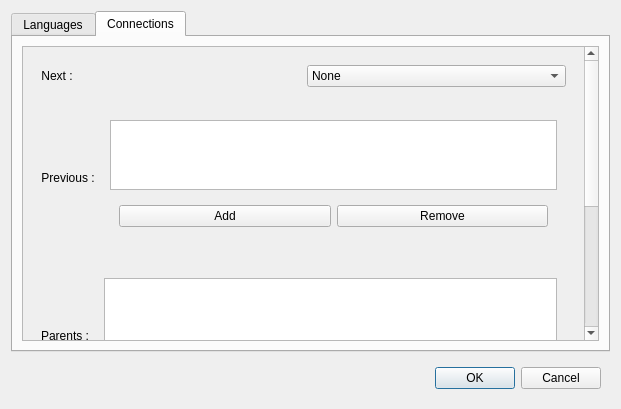
<?xml version="1.0" encoding="UTF-8"?>
<ui version="4.0">
 <class>AddTextDialog</class>
 <widget class="QDialog" name="AddTextDialog">
  <property name="geometry">
   <rect>
    <x>0</x>
    <y>0</y>
    <width>621</width>
    <height>409</height>
   </rect>
  </property>
  <property name="windowTitle">
   <string>Dialog</string>
  </property>
  <layout class="QVBoxLayout" name="verticalLayout">
   <item>
    <widget class="QTabWidget" name="tabWidget">
     <property name="currentIndex">
      <number>1</number>
     </property>
     <widget class="QWidget" name="tabLanguages">
      <attribute name="title">
       <string>Languages</string>
      </attribute>
      <layout class="QGridLayout" name="gridLayout_2">
       <item row="0" column="0">
        <widget class="QScrollArea" name="scrollLanguages">
         <property name="horizontalScrollBarPolicy">
          <enum>Qt::ScrollBarAlwaysOff</enum>
         </property>
         <property name="widgetResizable">
          <bool>true</bool>
         </property>
         <widget class="QWidget" name="scrollContentLanguages">
          <property name="geometry">
           <rect>
            <x>0</x>
            <y>0</y>
            <width>571</width>
            <height>276</height>
           </rect>
          </property>
          <layout class="QFormLayout" name="formLayout">
           <item row="0" column="0">
            <widget class="QLabel" name="labelID">
             <property name="text">
              <string>Unique ID :</string>
             </property>
             <property name="alignment">
              <set>Qt::AlignCenter</set>
             </property>
            </widget>
           </item>
           <item row="0" column="1">
            <widget class="QLineEdit" name="lineID"/>
           </item>
          </layout>
         </widget>
        </widget>
       </item>
      </layout>
     </widget>
     <widget class="QWidget" name="tabConnections">
      <attribute name="title">
       <string>Connections</string>
      </attribute>
      <layout class="QGridLayout" name="gridLayout">
       <item row="0" column="0">
        <widget class="QScrollArea" name="scrollConnection">
         <property name="widgetResizable">
          <bool>true</bool>
         </property>
         <widget class="QWidget" name="scrollContentConnection">
          <property name="geometry">
           <rect>
            <x>0</x>
            <y>0</y>
            <width>554</width>
            <height>638</height>
           </rect>
          </property>
          <layout class="QVBoxLayout" name="verticalLayout_2">
           <item>
            <widget class="QWidget" name="next" native="true">
             <layout class="QHBoxLayout" name="horizontalLayout_5">
              <item alignment="Qt::AlignLeft">
               <widget class="QLabel" name="labelNext">
                <property name="text">
                 <string>Next :</string>
                </property>
                <property name="alignment">
                 <set>Qt::AlignCenter</set>
                </property>
               </widget>
              </item>
              <item>
               <widget class="QComboBox" name="comboNext">
                <item>
                 <property name="text">
                  <string>None</string>
                 </property>
                </item>
               </widget>
              </item>
             </layout>
            </widget>
           </item>
           <item>
            <widget class="QWidget" name="prev" native="true">
             <layout class="QHBoxLayout" name="horizontalLayout_7">
              <item>
               <widget class="QLabel" name="labelPrev">
                <property name="text">
                 <string>Previous :</string>
                </property>
                <property name="alignment">
                 <set>Qt::AlignCenter</set>
                </property>
               </widget>
              </item>
              <item>
               <widget class="QWidget" name="widget_8" native="true">
                <layout class="QVBoxLayout" name="verticalLayout_6">
                 <item>
                  <widget class="QListWidget" name="listPrev">
                   <property name="frameShape">
                    <enum>QFrame::StyledPanel</enum>
                   </property>
                   <property name="editTriggers">
                    <set>QAbstractItemView::NoEditTriggers</set>
                   </property>
                   <property name="movement">
                    <enum>QListView::Free</enum>
                   </property>
                   <property name="flow">
                    <enum>QListView::TopToBottom</enum>
                   </property>
                   <property name="resizeMode">
                    <enum>QListView::Fixed</enum>
                   </property>
                   <property name="layoutMode">
                    <enum>QListView::SinglePass</enum>
                   </property>
                   <property name="viewMode">
                    <enum>QListView::IconMode</enum>
                   </property>
                   <property name="uniformItemSizes">
                    <bool>false</bool>
                   </property>
                   <property name="wordWrap">
                    <bool>false</bool>
                   </property>
                   <property name="sortingEnabled">
                    <bool>false</bool>
                   </property>
                  </widget>
                 </item>
                 <item>
                  <widget class="QWidget" name="widget_9" native="true">
                   <layout class="QHBoxLayout" name="horizontalLayout_8">
                    <item>
                     <widget class="QPushButton" name="addPrev">
                      <property name="text">
                       <string>Add</string>
                      </property>
                     </widget>
                    </item>
                    <item>
                     <widget class="QPushButton" name="removePrev">
                      <property name="text">
                       <string>Remove</string>
                      </property>
                     </widget>
                    </item>
                   </layout>
                  </widget>
                 </item>
                </layout>
               </widget>
              </item>
             </layout>
            </widget>
           </item>
           <item>
            <widget class="QWidget" name="parent" native="true">
             <layout class="QHBoxLayout" name="horizontalLayout">
              <item>
               <widget class="QLabel" name="labelParent">
                <property name="text">
                 <string>Parents :</string>
                </property>
                <property name="alignment">
                 <set>Qt::AlignCenter</set>
                </property>
               </widget>
              </item>
              <item>
               <widget class="QWidget" name="widget_2" native="true">
                <layout class="QVBoxLayout" name="verticalLayout_3">
                 <item>
                  <widget class="QListWidget" name="listParent">
                   <property name="frameShape">
                    <enum>QFrame::StyledPanel</enum>
                   </property>
                   <property name="editTriggers">
                    <set>QAbstractItemView::NoEditTriggers</set>
                   </property>
                   <property name="movement">
                    <enum>QListView::Free</enum>
                   </property>
                   <property name="flow">
                    <enum>QListView::TopToBottom</enum>
                   </property>
                   <property name="resizeMode">
                    <enum>QListView::Fixed</enum>
                   </property>
                   <property name="layoutMode">
                    <enum>QListView::SinglePass</enum>
                   </property>
                   <property name="viewMode">
                    <enum>QListView::IconMode</enum>
                   </property>
                   <property name="uniformItemSizes">
                    <bool>false</bool>
                   </property>
                   <property name="wordWrap">
                    <bool>false</bool>
                   </property>
                   <property name="sortingEnabled">
                    <bool>false</bool>
                   </property>
                  </widget>
                 </item>
                 <item>
                  <widget class="QWidget" name="widget_3" native="true">
                   <layout class="QHBoxLayout" name="horizontalLayout_2">
                    <item>
                     <widget class="QPushButton" name="addParent">
                      <property name="text">
                       <string>Add</string>
                      </property>
                     </widget>
                    </item>
                    <item>
                     <widget class="QPushButton" name="removeParent">
                      <property name="text">
                       <string>Remove</string>
                      </property>
                     </widget>
                    </item>
                   </layout>
                  </widget>
                 </item>
                </layout>
               </widget>
              </item>
             </layout>
            </widget>
           </item>
           <item>
            <widget class="QWidget" name="son" native="true">
             <layout class="QHBoxLayout" name="horizontalLayout_3">
              <item>
               <widget class="QLabel" name="labelSon">
                <property name="text">
                 <string>Sons :</string>
                </property>
                <property name="alignment">
                 <set>Qt::AlignCenter</set>
                </property>
               </widget>
              </item>
              <item>
               <widget class="QWidget" name="widget_4" native="true">
                <layout class="QVBoxLayout" name="verticalLayout_4">
                 <item>
                  <widget class="QListWidget" name="listSon">
                   <property name="frameShape">
                    <enum>QFrame::StyledPanel</enum>
                   </property>
                   <property name="editTriggers">
                    <set>QAbstractItemView::NoEditTriggers</set>
                   </property>
                   <property name="movement">
                    <enum>QListView::Free</enum>
                   </property>
                   <property name="flow">
                    <enum>QListView::TopToBottom</enum>
                   </property>
                   <property name="resizeMode">
                    <enum>QListView::Fixed</enum>
                   </property>
                   <property name="layoutMode">
                    <enum>QListView::SinglePass</enum>
                   </property>
                   <property name="viewMode">
                    <enum>QListView::IconMode</enum>
                   </property>
                   <property name="uniformItemSizes">
                    <bool>false</bool>
                   </property>
                   <property name="wordWrap">
                    <bool>false</bool>
                   </property>
                   <property name="sortingEnabled">
                    <bool>false</bool>
                   </property>
                  </widget>
                 </item>
                 <item>
                  <widget class="QWidget" name="widget_5" native="true">
                   <layout class="QHBoxLayout" name="horizontalLayout_4">
                    <item>
                     <widget class="QPushButton" name="addSon">
                      <property name="text">
                       <string>Add</string>
                      </property>
                     </widget>
                    </item>
                    <item>
                     <widget class="QPushButton" name="removeSon">
                      <property name="text">
                       <string>Remove</string>
                      </property>
                     </widget>
                    </item>
                   </layout>
                  </widget>
                 </item>
                </layout>
               </widget>
              </item>
             </layout>
            </widget>
           </item>
          </layout>
         </widget>
        </widget>
       </item>
      </layout>
     </widget>
    </widget>
   </item>
   <item>
    <widget class="QWidget" name="widget" native="true">
     <layout class="QHBoxLayout" name="horizontalLayout_9">
      <item>
       <widget class="QLabel" name="labelError">
        <property name="text">
         <string/>
        </property>
        <property name="textFormat">
         <enum>Qt::AutoText</enum>
        </property>
        <property name="alignment">
         <set>Qt::AlignCenter</set>
        </property>
       </widget>
      </item>
      <item>
       <widget class="QDialogButtonBox" name="buttonBox">
        <property name="orientation">
         <enum>Qt::Horizontal</enum>
        </property>
        <property name="standardButtons">
         <set>QDialogButtonBox::Cancel|QDialogButtonBox::Ok</set>
        </property>
       </widget>
      </item>
     </layout>
    </widget>
   </item>
  </layout>
 </widget>
 <resources/>
 <connections>
  <connection>
   <sender>buttonBox</sender>
   <signal>accepted()</signal>
   <receiver>AddTextDialog</receiver>
   <slot>accept()</slot>
   <hints>
    <hint type="sourcelabel">
     <x>248</x>
     <y>254</y>
    </hint>
    <hint type="destinationlabel">
     <x>157</x>
     <y>274</y>
    </hint>
   </hints>
  </connection>
  <connection>
   <sender>buttonBox</sender>
   <signal>rejected()</signal>
   <receiver>AddTextDialog</receiver>
   <slot>reject()</slot>
   <hints>
    <hint type="sourcelabel">
     <x>316</x>
     <y>260</y>
    </hint>
    <hint type="destinationlabel">
     <x>286</x>
     <y>274</y>
    </hint>
   </hints>
  </connection>
 </connections>
</ui>
